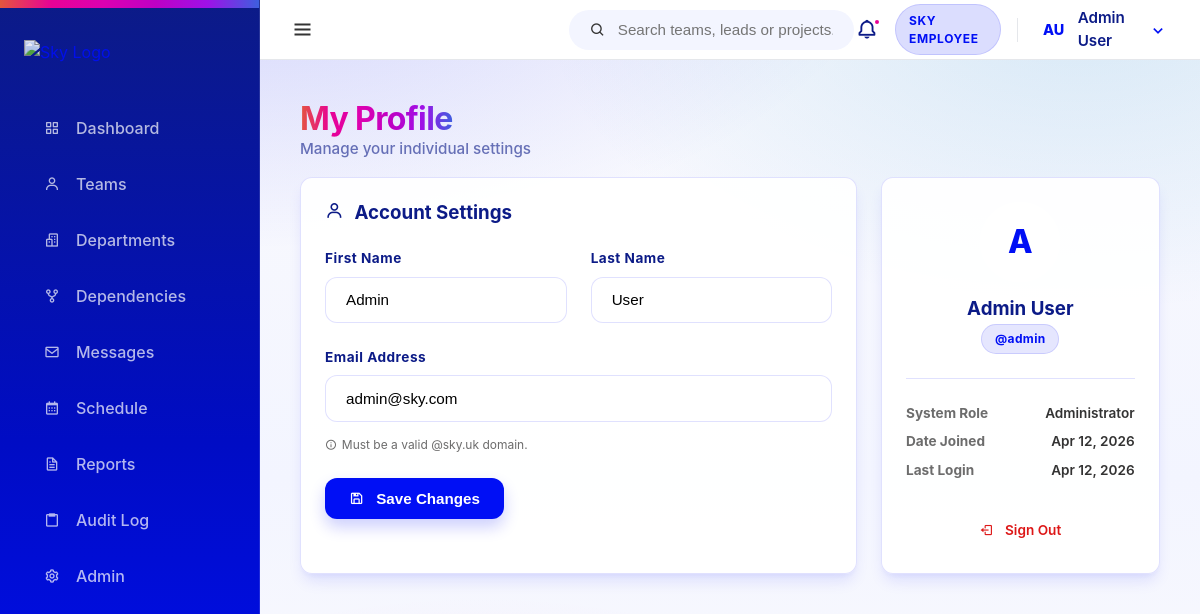
/dashboard/profile/ (signed in), run on an earlier commit of the app's database.
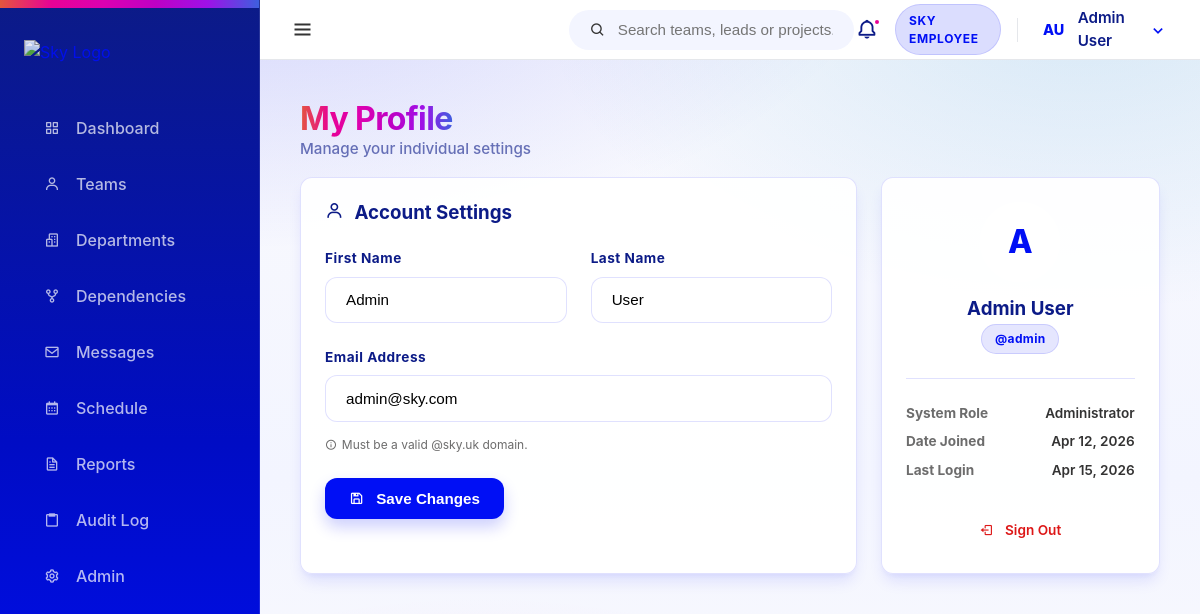
And on a later commit of the database.
### core/models.py (models this page shows, shortened)
class User(AbstractUser):
    class Meta:
        verbose_name = 'User'
        verbose_name_plural = 'Users'

### core/views.py (the view, shortened to what this page needs)
# urls.py: path('profile/', views.profile_view, name='profile'),
@login_required
def profile_view(request):
    return render(request, 'core/profile.html', {'user': request.user})

### templates/core/profile.html (shortened to what this page needs)
{% extends 'base.html' %}
{% block content %}
<div class="flex-between mb-2 animate-slide-up">
    <div>
        <h1 class="spectrum-text" style="font-size: 2rem; letter-spacing: -0.02em;">My Profile</h1>
        <p style="color: var(--sky-header-blue); opacity: 0.6; font-weight: 500; font-size: 0.95rem;">Manage your individual settings</p>
    </div>
</div>
<div class="grid-2-1 animate-slide-up" style="animation-delay: 0.1s;">
    <div class="card spell-tilt shadow-sm">
        <h3 style="color: var(--sky-header-blue); margin-bottom: 1.5rem;">
            <i class='bx bx-user' style="margin-right: 0.4rem;"></i> Account Settings
        </h3>
        <form method="post" action="{% url 'core:profile' %}">
            <div class="grid-2">
                <div class="form-group">
                    <label for="first_name">First Name</label>
                    <input type="text" name="first_name" id="first_name" class="form-control" value="{{ user.first_name }}" required>
                </div>
                <div class="form-group">
                    <label for="last_name">Last Name</label>
                    <input type="text" name="last_name" id="last_name" class="form-control" value="{{ user.last_name }}" required>
                </div>
            </div>
            <div class="form-group">
                <label for="email">Email Address</label>
                <input type="email" name="email" id="email" class="form-control" value="{{ user.email }}" required>
                <div style="font-size: 0.75rem; color: var(--muted-foreground); margin-top: 0.4rem; display: flex; align-items: center; gap: 0.3rem;">
                    <i class='bx bx-info-circle'></i> Must be a valid @sky.uk domain.
                </div>
            </div>
            <div class="mt-2 text-right">
                <button type="submit" class="btn btn-primary">
                    <i class='bx bx-save'></i> Save Changes
                </button>
            </div>
        </form>
    </div>
    <div class="card spell-tilt spell-shine">
        <div style="text-align: center; margin-bottom: 1.5rem;">
            <div class="avatar-circle" style="width: 80px; height: 80px; font-size: 2rem; margin: 0 auto 1rem auto;">
                {{ user.username|slice:":1"|upper }}
            </div>
            <h3 style="color: var(--sky-header-blue); margin-bottom: 0.25rem;">{{ user.get_full_name|default:user.username }}</h3>
            <span class="chip chip-department">@{{ user.username }}</span>
        </div>
        <div style="border-top: 1px solid var(--border); margin-top: 1.5rem; padding-top: 1.5rem;">
            <div class="flex-between mb-1">
                <strong style="font-size: 0.85rem; color: var(--muted-foreground);">System Role</strong>
                <span style="font-size: 0.85rem; font-weight: 600;">{% if user.is_superuser %}Administrator{% else %}Staff{% endif %}</span>
            </div>
            <div class="flex-between mb-1">
                <strong style="font-size: 0.85rem; color: var(--muted-foreground);">Date Joined</strong>
                <span style="font-size: 0.85rem; font-weight: 600;">{{ user.date_joined|date:"M j, Y" }}</span>
            </div>
            <div class="flex-between">
                <strong style="font-size: 0.85rem; color: var(--muted-foreground);">Last Login</strong>
                <span style="font-size: 0.85rem; font-weight: 600;">{{ user.last_login|date:"M j, Y" }}</span>
            </div>
            <div style="margin-top: 2rem; text-align: center;">
                <a href="{% url 'logout' %}" class="btn btn-ghost" style="color: var(--sky-negative); width: 100%;">
                    <i class='bx bx-log-out'></i> Sign Out
                </a>
            </div>
        </div>
    </div>
</div>
{% endblock %}

### templates/base.html (shortened to what the changed rows need)
{% load static %}
<!DOCTYPE html>
<html lang="en">
<head>
    <link rel="stylesheet" href="{% static 'css/sky-layout.css' %}">
    <link rel="stylesheet" href="{% static 'css/style.css' %}">
    <link href='https://unpkg.com/boxicons@2.1.4/css/boxicons.min.css' rel='stylesheet'>
</head>
<body>
    <div class="app-container">
        <div class="main-wrapper">
            <header class="top-navbar" style="display: flex; align-items: center; justify-content: space-between; height: 60px;">
                <div class="navbar-right" style="display: flex; align-items: center; gap: 12px;">
                    <div class="nav-user-dropdown" id="user-dropdown-container" style="display: flex; align-items: center;">
                        <div class="nav-avatar-trigger" id="user-dropdown-btn" style="display: flex; align-items: center;">
                            <div class="avatar-circle small">
                                {% if user.first_name %}{{ user.first_name|first|upper }}{% else %}{{ user.username|first|upper }}{% endif %}{% if user.last_name %}{{ user.last_name|first|upper }}{% endif %}
                            </div>
                            <span class="user-fullname">{{ user.get_full_name|default:user.username }}</span>
                            <i class='bx bx-chevron-down'></i>
                        </div>
                    </div>
                </div>
            </header>
            <main class="content-area animate-slide-up">
                {% block content %}{% endblock %}
            </main>
        </div>
    </div>
</body>
</html>

What changed in the data, as far as the page shows it:
changed User "Admin User": last_login "Apr 12, 2026" → "Apr 15, 2026"
